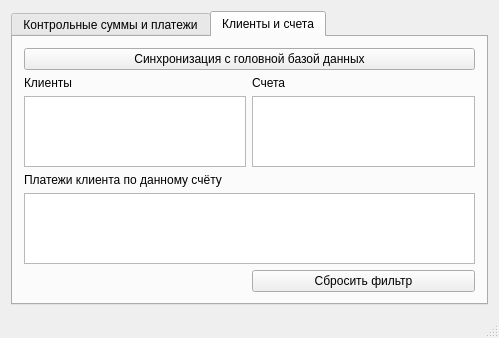
<?xml version="1.0" encoding="UTF-8"?>
<ui version="4.0">
 <class>MainWindow</class>
 <widget class="QMainWindow" name="MainWindow">
  <property name="geometry">
   <rect>
    <x>0</x>
    <y>0</y>
    <width>499</width>
    <height>305</height>
   </rect>
  </property>
  <property name="windowTitle">
   <string>КоСоГоР — Комплект Создания Города-Рая</string>
  </property>
  <widget class="QWidget" name="centralWidget">
   <layout class="QGridLayout" name="gridLayout">
    <item row="1" column="0">
     <widget class="QTabWidget" name="tabWidget">
      <property name="currentIndex">
       <number>1</number>
      </property>
      <widget class="QWidget" name="paymentsTab">
       <attribute name="title">
        <string>Контрольные суммы и платежи</string>
       </attribute>
       <layout class="QGridLayout" name="gridLayout_2" columnstretch="1,1,1">
        <item row="2" column="0">
         <widget class="QTableView" name="checksumView"/>
        </item>
        <item row="0" column="0">
         <widget class="QPushButton" name="importButton">
          <property name="text">
           <string>Импорт записей</string>
          </property>
         </widget>
        </item>
        <item row="0" column="1">
         <widget class="QPushButton" name="processButton">
          <property name="enabled">
           <bool>false</bool>
          </property>
          <property name="text">
           <string>Обработка</string>
          </property>
         </widget>
        </item>
        <item row="0" column="2">
         <widget class="QPushButton" name="exportButton">
          <property name="enabled">
           <bool>false</bool>
          </property>
          <property name="text">
           <string>Вывод результатов</string>
          </property>
         </widget>
        </item>
        <item row="2" column="1" colspan="2">
         <widget class="QTableView" name="paymentView"/>
        </item>
        <item row="3" column="1" colspan="2">
         <widget class="QPushButton" name="resetPaymentsFilterButton">
          <property name="enabled">
           <bool>false</bool>
          </property>
          <property name="text">
           <string>Сбросить фильтр</string>
          </property>
         </widget>
        </item>
        <item row="1" column="0">
         <widget class="QLabel" name="checksumLabel">
          <property name="text">
           <string>Пакеты платежей</string>
          </property>
         </widget>
        </item>
        <item row="1" column="1" colspan="2">
         <widget class="QLabel" name="paymentLabel">
          <property name="text">
           <string>Платежи</string>
          </property>
         </widget>
        </item>
       </layout>
      </widget>
      <widget class="QWidget" name="clientsTab">
       <attribute name="title">
        <string>Клиенты и счета</string>
       </attribute>
       <layout class="QGridLayout" name="gridLayout_3">
        <item row="2" column="0">
         <widget class="QTableView" name="clientView"/>
        </item>
        <item row="2" column="1">
         <widget class="QTableView" name="accountView"/>
        </item>
        <item row="1" column="0">
         <widget class="QLabel" name="clientLabel">
          <property name="text">
           <string>Клиенты</string>
          </property>
         </widget>
        </item>
        <item row="1" column="1">
         <widget class="QLabel" name="accountLabel">
          <property name="text">
           <string>Счета</string>
          </property>
         </widget>
        </item>
        <item row="0" column="0" colspan="2">
         <widget class="QPushButton" name="syncClientsButton">
          <property name="text">
           <string>Синхронизация с головной базой данных</string>
          </property>
         </widget>
        </item>
        <item row="4" column="0" colspan="2">
         <widget class="QTableView" name="clientPaymentView"/>
        </item>
        <item row="3" column="0" colspan="2">
         <widget class="QLabel" name="clientPaymentLabel">
          <property name="text">
           <string>Платежи клиента по данному счёту</string>
          </property>
         </widget>
        </item>
        <item row="5" column="1">
         <widget class="QPushButton" name="resetFilters">
          <property name="text">
           <string>Сбросить фильтр</string>
          </property>
         </widget>
        </item>
       </layout>
      </widget>
     </widget>
    </item>
   </layout>
  </widget>
  <widget class="QStatusBar" name="statusBar"/>
 </widget>
 <layoutdefault spacing="6" margin="11"/>
 <resources/>
 <connections>
  <connection>
   <sender>checksumView</sender>
   <signal>clicked(QModelIndex)</signal>
   <receiver>MainWindow</receiver>
   <slot>filter_payments_by_checksum(QModelIndex)</slot>
   <hints>
    <hint type="sourcelabel">
     <x>162</x>
     <y>225</y>
    </hint>
    <hint type="destinationlabel">
     <x>164</x>
     <y>272</y>
    </hint>
   </hints>
  </connection>
  <connection>
   <sender>clientView</sender>
   <signal>clicked(QModelIndex)</signal>
   <receiver>MainWindow</receiver>
   <slot>filter_accounts_by_client(QModelIndex)</slot>
   <hints>
    <hint type="sourcelabel">
     <x>200</x>
     <y>141</y>
    </hint>
    <hint type="destinationlabel">
     <x>198</x>
     <y>277</y>
    </hint>
   </hints>
  </connection>
  <connection>
   <sender>accountView</sender>
   <signal>clicked(QModelIndex)</signal>
   <receiver>MainWindow</receiver>
   <slot>filter_payments_by_account(QModelIndex)</slot>
   <hints>
    <hint type="sourcelabel">
     <x>340</x>
     <y>152</y>
    </hint>
    <hint type="destinationlabel">
     <x>341</x>
     <y>275</y>
    </hint>
   </hints>
  </connection>
 </connections>
 <slots>
  <slot>filter_payments_by_checksum(QModelIndex)</slot>
  <slot>filter_accounts_by_client(QModelIndex)</slot>
  <slot>filter_payments_by_account(QModelIndex)</slot>
 </slots>
</ui>
